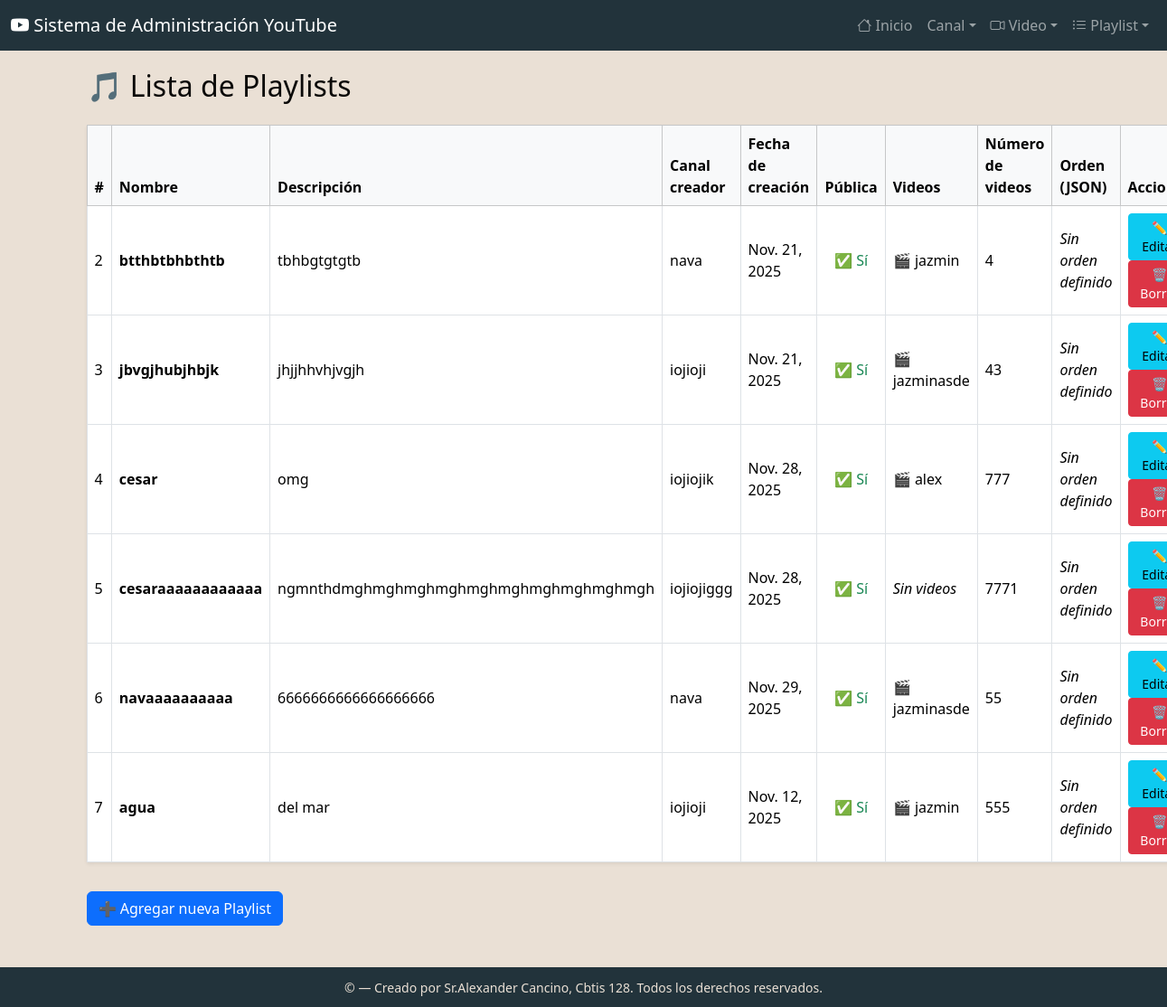
/playlist/ver/, run on the app's committed database.
### app_YouTube/models.py (models this page shows, shortened)
class Playlist(models.Model):
    id = models.AutoField(primary_key=True)
    nombre = models.CharField(max_length=150)
    descripcion = models.TextField()
    fecha_creacion = models.DateField()
    publica = models.BooleanField(default=True)
    canal_creador = models.ForeignKey(Canal, on_delete=models.CASCADE, related_name='playlists')
    videos = models.ManyToManyField(Video, related_name='playlists')
    orden_videos = models.JSONField()  # usa JSONField estándar
    n_videos = models.DecimalField(max_digits=10, decimal_places=0)

class Canal(models.Model):
    id = models.AutoField(primary_key=True)
    nombre = models.CharField(max_length=100)
    descripcion = models.TextField()
    fecha_creacion = models.DateField()
    suscriptores = models.IntegerField(default=0)
    url_personalizada = models.CharField(max_length=100, unique=True)
    pais = models.CharField(max_length=50)
    categoria_principal = models.CharField(max_length=50)

class Video(models.Model):
    id = models.AutoField(primary_key=True)
    canal = models.ForeignKey(Canal, on_delete=models.CASCADE, related_name='videos')
    titulo = models.CharField(max_length=200)
    descripcion = models.TextField()
    duracion = models.DurationField()
    vistas = models.IntegerField(default=0)
    publico = models.BooleanField(default=True)
    url_miniatura = models.CharField(max_length=200)
    likes = models.CharField(max_length=200)

### app_YouTube/views.py (the view)
# urls.py: path('playlist/ver/', views.ver_playlist, name='ver_playlist'),
def ver_playlist(request):
    playlists = Playlist.objects.select_related('canal_creador').prefetch_related('videos').all()
    return render(request, 'playlist/ver_playlist.html', {'playlists': playlists})

### app_YouTube/templates/playlist/ver_playlist.html
{% extends "base.html" %}
{% block content %}
<h2 class="mb-4">🎵 Lista de Playlists</h2>
<table class="table table-hover align-middle table-bordered shadow-sm">
  <thead class="table-light">
    <tr>
      <th>#</th>
      <th>Nombre</th>
      <th>Descripción</th>
      <th>Canal creador</th>
      <th>Fecha de creación</th>
      <th>Pública</th>
      <th>Videos</th>
      <th>Número de videos</th>
      <th>Orden (JSON)</th>
      <th>Acciones</th>
    </tr>
  </thead>
  <tbody>
    {% for p in playlists %}
    <tr>
      <td>{{ p.id }}</td>
      <td><strong>{{ p.nombre }}</strong></td>
      <td>{{ p.descripcion|truncatechars:60 }}</td>
      <td>{{ p.canal_creador.nombre }}</td>
      <td>{{ p.fecha_creacion }}</td>
      <td class="text-center">
        {% if p.publica %}
          <span class="text-success">✅ Sí</span>
        {% else %}
          <span class="text-danger">❌ No</span>
        {% endif %}
      </td>
      <td>
        {% for v in p.videos.all %}
          🎬 {{ v.titulo }}<br>
        {% empty %}
          <em>Sin videos</em>
        {% endfor %}
      </td>
      <td>{{ p.n_videos|default:"-" }}</td>
      <td>
        {% if p.orden_videos %}
          <pre style="white-space: pre-wrap; background:#f8f9fa; border-radius:6px; padding:5px;">{{ p.orden_videos }}</pre>
        {% else %}
          <em>Sin orden definido</em>
        {% endif %}
      </td>
      <td>
        <a class="btn btn-sm btn-info" href="{% url 'actualizar_playlist' p.id %}">✏️ Editar</a>
        <a class="btn btn-sm btn-danger" href="{% url 'borrar_playlist' p.id %}">🗑️ Borrar</a>
      </td>
    </tr>
    {% empty %}
    <tr>
      <td colspan="10" class="text-center">
        <em>No hay playlists registradas</em>
      </td>
    </tr>
    {% endfor %}
  </tbody>
</table>
<a href="{% url 'agregar_playlist' %}" class="btn btn-primary mt-3">➕ Agregar nueva Playlist</a>
{% endblock %}

### app_YouTube/templates/base.html (style rules this page uses)
body { background: #EAE0D5; color: #0A0908; padding-bottom: 70px; }

### data on the page
Playlist: id "2", nombre "btthbtbhbthtb", descripcion "tbhbgtgtgtb", canal_creador.nombre "nava", fecha_creacion "Nov. 21, 2025", publica "✅ Sí", n_videos "4", orden_videos "Sin orden definido"
Video: titulo "jazmin"
Playlist: id "3", nombre "jbvgjhubjhbjk", descripcion "jhjjhhvhjvgjh", canal_creador.nombre "iojioji", fecha_creacion "Nov. 21, 2025", publica "✅ Sí", n_videos "43", orden_videos "Sin orden definido"
Video: titulo "jazminasde"
Playlist: id "4", nombre "cesar", descripcion "omg", canal_creador.nombre "iojiojik", fecha_creacion "Nov. 28, 2025", publica "✅ Sí", n_videos "777", orden_videos "Sin orden definido"
Video: titulo "alex"
Playlist: id "5", nombre "cesaraaaaaaaaaaaa", descripcion "ngmnthdmghmghmghmghmghmghmghmghmghmgh", canal_creador.nombre "iojiojiggg", fecha_creacion "Nov. 28, 2025", publica "✅ Sí", n_videos "7771", orden_videos "Sin orden definido"
Playlist: id "6", nombre "navaaaaaaaaaa", descripcion "6666666666666666666", canal_creador.nombre "nava", fecha_creacion "Nov. 29, 2025", publica "✅ Sí", n_videos "55", orden_videos "Sin orden definido"
Playlist: id "7", nombre "agua", descripcion "del mar", canal_creador.nombre "iojioji", fecha_creacion "Nov. 12, 2025", publica "✅ Sí", n_videos "555", orden_videos "Sin orden definido"
